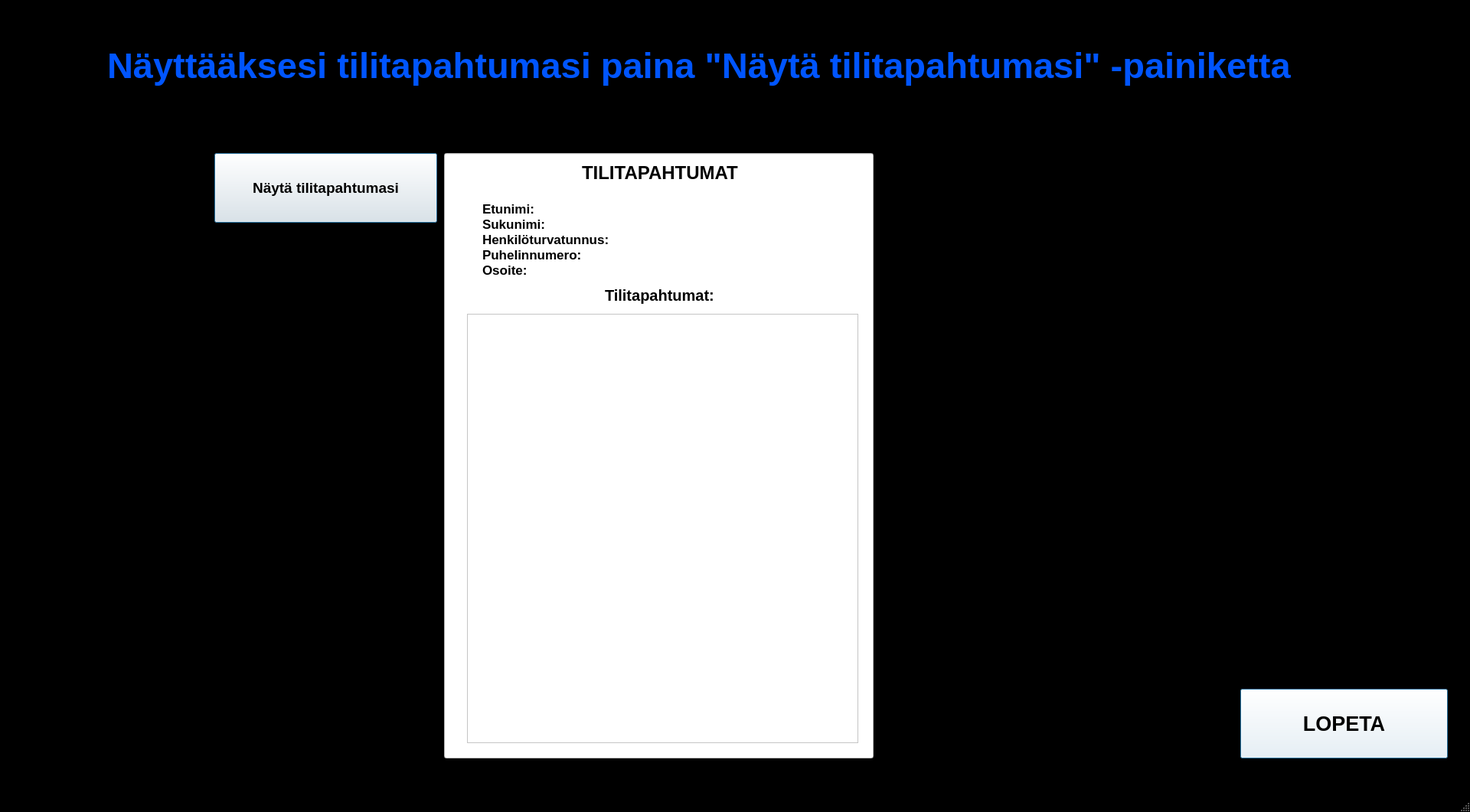
<?xml version="1.0" encoding="UTF-8"?>
<ui version="4.0">
 <class>tilitapahtumat</class>
 <widget class="QMainWindow" name="tilitapahtumat">
  <property name="geometry">
   <rect>
    <x>0</x>
    <y>0</y>
    <width>1920</width>
    <height>1061</height>
   </rect>
  </property>
  <property name="palette">
   <palette>
    <active>
     <colorrole role="Base">
      <brush brushstyle="SolidPattern">
       <color alpha="255">
        <red>255</red>
        <green>255</green>
        <blue>255</blue>
       </color>
      </brush>
     </colorrole>
     <colorrole role="Window">
      <brush brushstyle="SolidPattern">
       <color alpha="255">
        <red>0</red>
        <green>0</green>
        <blue>0</blue>
       </color>
      </brush>
     </colorrole>
    </active>
    <inactive>
     <colorrole role="Base">
      <brush brushstyle="SolidPattern">
       <color alpha="255">
        <red>255</red>
        <green>255</green>
        <blue>255</blue>
       </color>
      </brush>
     </colorrole>
     <colorrole role="Window">
      <brush brushstyle="SolidPattern">
       <color alpha="255">
        <red>0</red>
        <green>0</green>
        <blue>0</blue>
       </color>
      </brush>
     </colorrole>
    </inactive>
    <disabled>
     <colorrole role="Base">
      <brush brushstyle="SolidPattern">
       <color alpha="255">
        <red>0</red>
        <green>0</green>
        <blue>0</blue>
       </color>
      </brush>
     </colorrole>
     <colorrole role="Window">
      <brush brushstyle="SolidPattern">
       <color alpha="255">
        <red>0</red>
        <green>0</green>
        <blue>0</blue>
       </color>
      </brush>
     </colorrole>
    </disabled>
   </palette>
  </property>
  <property name="windowTitle">
   <string>MainWindow</string>
  </property>
  <widget class="QWidget" name="centralwidget">
   <widget class="QLabel" name="label_6">
    <property name="geometry">
     <rect>
      <x>630</x>
      <y>340</y>
      <width>200</width>
      <height>25</height>
     </rect>
    </property>
    <property name="font">
     <font>
      <pointsize>13</pointsize>
      <weight>75</weight>
      <bold>true</bold>
     </font>
    </property>
    <property name="styleSheet">
     <string notr="true">color: rgb(0, 0, 0);
background-color: rgb(255, 255, 255);</string>
    </property>
    <property name="text">
     <string>Osoite:</string>
    </property>
   </widget>
   <widget class="QLabel" name="lblhetu">
    <property name="geometry">
     <rect>
      <x>830</x>
      <y>300</y>
      <width>200</width>
      <height>25</height>
     </rect>
    </property>
    <property name="font">
     <font>
      <pointsize>13</pointsize>
      <weight>75</weight>
      <bold>true</bold>
     </font>
    </property>
    <property name="styleSheet">
     <string notr="true">background-color: rgb(255, 255, 255);
color: rgb(0, 0, 0);</string>
    </property>
    <property name="text">
     <string/>
    </property>
   </widget>
   <widget class="QPushButton" name="lopetanappi">
    <property name="geometry">
     <rect>
      <x>1620</x>
      <y>900</y>
      <width>271</width>
      <height>91</height>
     </rect>
    </property>
    <property name="font">
     <font>
      <pointsize>20</pointsize>
      <weight>75</weight>
      <bold>true</bold>
     </font>
    </property>
    <property name="cursor">
     <cursorShape>PointingHandCursor</cursorShape>
    </property>
    <property name="styleSheet">
     <string notr="true">background-color: rgb(255, 255, 255);
color: rgb(0, 0, 0);</string>
    </property>
    <property name="text">
     <string>LOPETA</string>
    </property>
    <property name="default">
     <bool>true</bool>
    </property>
   </widget>
   <widget class="QLabel" name="label_3">
    <property name="geometry">
     <rect>
      <x>630</x>
      <y>280</y>
      <width>200</width>
      <height>25</height>
     </rect>
    </property>
    <property name="font">
     <font>
      <pointsize>13</pointsize>
      <weight>75</weight>
      <bold>true</bold>
     </font>
    </property>
    <property name="styleSheet">
     <string notr="true">background-color: rgb(255, 255, 255);
color: rgb(0, 0, 0);</string>
    </property>
    <property name="text">
     <string>Sukunimi:</string>
    </property>
   </widget>
   <widget class="QLineEdit" name="naytto">
    <property name="geometry">
     <rect>
      <x>580</x>
      <y>200</y>
      <width>561</width>
      <height>791</height>
     </rect>
    </property>
    <property name="styleSheet">
     <string notr="true">background-color: rgb(255, 255, 255);</string>
    </property>
   </widget>
   <widget class="QTableWidget" name="taulukko">
    <property name="geometry">
     <rect>
      <x>610</x>
      <y>410</y>
      <width>511</width>
      <height>561</height>
     </rect>
    </property>
    <property name="font">
     <font>
      <pointsize>13</pointsize>
      <weight>75</weight>
      <bold>true</bold>
     </font>
    </property>
    <property name="styleSheet">
     <string notr="true">color: rgb(0, 0, 0);
background-color: rgb(255, 255, 255);</string>
    </property>
   </widget>
   <widget class="QLabel" name="label_5">
    <property name="geometry">
     <rect>
      <x>630</x>
      <y>320</y>
      <width>200</width>
      <height>25</height>
     </rect>
    </property>
    <property name="font">
     <font>
      <pointsize>13</pointsize>
      <weight>75</weight>
      <bold>true</bold>
     </font>
    </property>
    <property name="styleSheet">
     <string notr="true">background-color: rgb(255, 255, 255);
color: rgb(0, 0, 0);</string>
    </property>
    <property name="text">
     <string>Puhelinnumero:</string>
    </property>
   </widget>
   <widget class="QLabel" name="label_2">
    <property name="geometry">
     <rect>
      <x>630</x>
      <y>260</y>
      <width>200</width>
      <height>25</height>
     </rect>
    </property>
    <property name="font">
     <font>
      <pointsize>13</pointsize>
      <weight>75</weight>
      <bold>true</bold>
     </font>
    </property>
    <property name="styleSheet">
     <string notr="true">color: rgb(0, 0, 0);
background-color: rgb(255, 255, 255);</string>
    </property>
    <property name="text">
     <string>Etunimi:</string>
    </property>
   </widget>
   <widget class="QLabel" name="label">
    <property name="geometry">
     <rect>
      <x>760</x>
      <y>210</y>
      <width>221</width>
      <height>31</height>
     </rect>
    </property>
    <property name="font">
     <font>
      <pointsize>18</pointsize>
      <weight>75</weight>
      <bold>true</bold>
     </font>
    </property>
    <property name="layoutDirection">
     <enum>Qt::LeftToRight</enum>
    </property>
    <property name="styleSheet">
     <string notr="true">background-color: rgb(255, 255, 255);
color: rgb(0, 0, 0);</string>
    </property>
    <property name="text">
     <string>TILITAPAHTUMAT</string>
    </property>
   </widget>
   <widget class="QLabel" name="label_12">
    <property name="geometry">
     <rect>
      <x>790</x>
      <y>370</y>
      <width>201</width>
      <height>31</height>
     </rect>
    </property>
    <property name="font">
     <font>
      <pointsize>15</pointsize>
      <weight>75</weight>
      <bold>true</bold>
     </font>
    </property>
    <property name="styleSheet">
     <string notr="true">color: rgb(0, 0, 0);
background-color: rgb(255, 255, 255);</string>
    </property>
    <property name="text">
     <string>Tilitapahtumat:</string>
    </property>
   </widget>
   <widget class="QLabel" name="lblosoite">
    <property name="geometry">
     <rect>
      <x>830</x>
      <y>340</y>
      <width>200</width>
      <height>25</height>
     </rect>
    </property>
    <property name="font">
     <font>
      <pointsize>13</pointsize>
      <weight>75</weight>
      <bold>true</bold>
     </font>
    </property>
    <property name="styleSheet">
     <string notr="true">color: rgb(0, 0, 0);
background-color: rgb(255, 255, 255);</string>
    </property>
    <property name="text">
     <string/>
    </property>
   </widget>
   <widget class="QLabel" name="lblpuhelin">
    <property name="geometry">
     <rect>
      <x>830</x>
      <y>320</y>
      <width>200</width>
      <height>25</height>
     </rect>
    </property>
    <property name="font">
     <font>
      <pointsize>13</pointsize>
      <weight>75</weight>
      <bold>true</bold>
     </font>
    </property>
    <property name="styleSheet">
     <string notr="true">color: rgb(0, 0, 0);
background-color: rgb(255, 255, 255);</string>
    </property>
    <property name="text">
     <string/>
    </property>
   </widget>
   <widget class="QLabel" name="lblsukunimi">
    <property name="geometry">
     <rect>
      <x>830</x>
      <y>280</y>
      <width>200</width>
      <height>25</height>
     </rect>
    </property>
    <property name="font">
     <font>
      <pointsize>13</pointsize>
      <weight>75</weight>
      <bold>true</bold>
     </font>
    </property>
    <property name="styleSheet">
     <string notr="true">background-color: rgb(255, 255, 255);
color: rgb(0, 0, 0);</string>
    </property>
    <property name="text">
     <string/>
    </property>
   </widget>
   <widget class="QLabel" name="lbletunimi">
    <property name="geometry">
     <rect>
      <x>830</x>
      <y>260</y>
      <width>200</width>
      <height>25</height>
     </rect>
    </property>
    <property name="font">
     <font>
      <pointsize>13</pointsize>
      <weight>75</weight>
      <bold>true</bold>
     </font>
    </property>
    <property name="styleSheet">
     <string notr="true">color: rgb(0, 0, 0);
background-color: rgb(255, 255, 255);</string>
    </property>
    <property name="text">
     <string/>
    </property>
   </widget>
   <widget class="QLabel" name="label_4">
    <property name="geometry">
     <rect>
      <x>630</x>
      <y>300</y>
      <width>200</width>
      <height>25</height>
     </rect>
    </property>
    <property name="font">
     <font>
      <pointsize>13</pointsize>
      <weight>75</weight>
      <bold>true</bold>
     </font>
    </property>
    <property name="styleSheet">
     <string notr="true">background-color: rgb(255, 255, 255);
color: rgb(0, 0, 0);</string>
    </property>
    <property name="text">
     <string>Henkilöturvatunnus:</string>
    </property>
   </widget>
   <widget class="QPushButton" name="naytatapahtumat">
    <property name="geometry">
     <rect>
      <x>280</x>
      <y>200</y>
      <width>291</width>
      <height>91</height>
     </rect>
    </property>
    <property name="font">
     <font>
      <pointsize>14</pointsize>
      <weight>75</weight>
      <bold>true</bold>
     </font>
    </property>
    <property name="text">
     <string>Näytä tilitapahtumasi</string>
    </property>
    <property name="default">
     <bool>true</bool>
    </property>
   </widget>
   <widget class="QLabel" name="otsikko1">
    <property name="geometry">
     <rect>
      <x>140</x>
      <y>40</y>
      <width>1731</width>
      <height>91</height>
     </rect>
    </property>
    <property name="palette">
     <palette>
      <active>
       <colorrole role="WindowText">
        <brush brushstyle="SolidPattern">
         <color alpha="255">
          <red>0</red>
          <green>85</green>
          <blue>255</blue>
         </color>
        </brush>
       </colorrole>
       <colorrole role="Button">
        <brush brushstyle="SolidPattern">
         <color alpha="255">
          <red>0</red>
          <green>85</green>
          <blue>255</blue>
         </color>
        </brush>
       </colorrole>
       <colorrole role="Light">
        <brush brushstyle="SolidPattern">
         <color alpha="255">
          <red>127</red>
          <green>170</green>
          <blue>255</blue>
         </color>
        </brush>
       </colorrole>
       <colorrole role="Midlight">
        <brush brushstyle="SolidPattern">
         <color alpha="255">
          <red>63</red>
          <green>127</green>
          <blue>255</blue>
         </color>
        </brush>
       </colorrole>
       <colorrole role="Dark">
        <brush brushstyle="SolidPattern">
         <color alpha="255">
          <red>0</red>
          <green>42</green>
          <blue>127</blue>
         </color>
        </brush>
       </colorrole>
       <colorrole role="Mid">
        <brush brushstyle="SolidPattern">
         <color alpha="255">
          <red>0</red>
          <green>56</green>
          <blue>170</blue>
         </color>
        </brush>
       </colorrole>
       <colorrole role="Text">
        <brush brushstyle="SolidPattern">
         <color alpha="255">
          <red>0</red>
          <green>0</green>
          <blue>0</blue>
         </color>
        </brush>
       </colorrole>
       <colorrole role="BrightText">
        <brush brushstyle="SolidPattern">
         <color alpha="255">
          <red>255</red>
          <green>255</green>
          <blue>255</blue>
         </color>
        </brush>
       </colorrole>
       <colorrole role="ButtonText">
        <brush brushstyle="SolidPattern">
         <color alpha="255">
          <red>0</red>
          <green>0</green>
          <blue>0</blue>
         </color>
        </brush>
       </colorrole>
       <colorrole role="Base">
        <brush brushstyle="SolidPattern">
         <color alpha="255">
          <red>255</red>
          <green>255</green>
          <blue>255</blue>
         </color>
        </brush>
       </colorrole>
       <colorrole role="Window">
        <brush brushstyle="SolidPattern">
         <color alpha="255">
          <red>0</red>
          <green>85</green>
          <blue>255</blue>
         </color>
        </brush>
       </colorrole>
       <colorrole role="Shadow">
        <brush brushstyle="SolidPattern">
         <color alpha="255">
          <red>0</red>
          <green>0</green>
          <blue>0</blue>
         </color>
        </brush>
       </colorrole>
       <colorrole role="AlternateBase">
        <brush brushstyle="SolidPattern">
         <color alpha="255">
          <red>127</red>
          <green>170</green>
          <blue>255</blue>
         </color>
        </brush>
       </colorrole>
       <colorrole role="NoRole">
        <brush brushstyle="SolidPattern">
         <color alpha="255">
          <red>255</red>
          <green>255</green>
          <blue>255</blue>
         </color>
        </brush>
       </colorrole>
       <colorrole role="ToolTipBase">
        <brush brushstyle="SolidPattern">
         <color alpha="255">
          <red>255</red>
          <green>255</green>
          <blue>220</blue>
         </color>
        </brush>
       </colorrole>
       <colorrole role="ToolTipText">
        <brush brushstyle="SolidPattern">
         <color alpha="255">
          <red>0</red>
          <green>0</green>
          <blue>0</blue>
         </color>
        </brush>
       </colorrole>
      </active>
      <inactive>
       <colorrole role="WindowText">
        <brush brushstyle="SolidPattern">
         <color alpha="255">
          <red>0</red>
          <green>85</green>
          <blue>255</blue>
         </color>
        </brush>
       </colorrole>
       <colorrole role="Button">
        <brush brushstyle="SolidPattern">
         <color alpha="255">
          <red>0</red>
          <green>85</green>
          <blue>255</blue>
         </color>
        </brush>
       </colorrole>
       <colorrole role="Light">
        <brush brushstyle="SolidPattern">
         <color alpha="255">
          <red>127</red>
          <green>170</green>
          <blue>255</blue>
         </color>
        </brush>
       </colorrole>
       <colorrole role="Midlight">
        <brush brushstyle="SolidPattern">
         <color alpha="255">
          <red>63</red>
          <green>127</green>
          <blue>255</blue>
         </color>
        </brush>
       </colorrole>
       <colorrole role="Dark">
        <brush brushstyle="SolidPattern">
         <color alpha="255">
          <red>0</red>
          <green>42</green>
          <blue>127</blue>
         </color>
        </brush>
       </colorrole>
       <colorrole role="Mid">
        <brush brushstyle="SolidPattern">
         <color alpha="255">
          <red>0</red>
          <green>56</green>
          <blue>170</blue>
         </color>
        </brush>
       </colorrole>
       <colorrole role="Text">
        <brush brushstyle="SolidPattern">
         <color alpha="255">
          <red>0</red>
          <green>0</green>
          <blue>0</blue>
         </color>
        </brush>
       </colorrole>
       <colorrole role="BrightText">
        <brush brushstyle="SolidPattern">
         <color alpha="255">
          <red>255</red>
          <green>255</green>
          <blue>255</blue>
         </color>
        </brush>
       </colorrole>
       <colorrole role="ButtonText">
        <brush brushstyle="SolidPattern">
         <color alpha="255">
          <red>0</red>
          <green>0</green>
          <blue>0</blue>
         </color>
        </brush>
       </colorrole>
       <colorrole role="Base">
        <brush brushstyle="SolidPattern">
         <color alpha="255">
          <red>255</red>
          <green>255</green>
          <blue>255</blue>
         </color>
        </brush>
       </colorrole>
       <colorrole role="Window">
        <brush brushstyle="SolidPattern">
         <color alpha="255">
          <red>0</red>
          <green>85</green>
          <blue>255</blue>
         </color>
        </brush>
       </colorrole>
       <colorrole role="Shadow">
        <brush brushstyle="SolidPattern">
         <color alpha="255">
          <red>0</red>
          <green>0</green>
          <blue>0</blue>
         </color>
        </brush>
       </colorrole>
       <colorrole role="AlternateBase">
        <brush brushstyle="SolidPattern">
         <color alpha="255">
          <red>127</red>
          <green>170</green>
          <blue>255</blue>
         </color>
        </brush>
       </colorrole>
       <colorrole role="NoRole">
        <brush brushstyle="SolidPattern">
         <color alpha="255">
          <red>255</red>
          <green>255</green>
          <blue>255</blue>
         </color>
        </brush>
       </colorrole>
       <colorrole role="ToolTipBase">
        <brush brushstyle="SolidPattern">
         <color alpha="255">
          <red>255</red>
          <green>255</green>
          <blue>220</blue>
         </color>
        </brush>
       </colorrole>
       <colorrole role="ToolTipText">
        <brush brushstyle="SolidPattern">
         <color alpha="255">
          <red>0</red>
          <green>0</green>
          <blue>0</blue>
         </color>
        </brush>
       </colorrole>
      </inactive>
      <disabled>
       <colorrole role="WindowText">
        <brush brushstyle="SolidPattern">
         <color alpha="255">
          <red>0</red>
          <green>42</green>
          <blue>127</blue>
         </color>
        </brush>
       </colorrole>
       <colorrole role="Button">
        <brush brushstyle="SolidPattern">
         <color alpha="255">
          <red>0</red>
          <green>85</green>
          <blue>255</blue>
         </color>
        </brush>
       </colorrole>
       <colorrole role="Light">
        <brush brushstyle="SolidPattern">
         <color alpha="255">
          <red>127</red>
          <green>170</green>
          <blue>255</blue>
         </color>
        </brush>
       </colorrole>
       <colorrole role="Midlight">
        <brush brushstyle="SolidPattern">
         <color alpha="255">
          <red>63</red>
          <green>127</green>
          <blue>255</blue>
         </color>
        </brush>
       </colorrole>
       <colorrole role="Dark">
        <brush brushstyle="SolidPattern">
         <color alpha="255">
          <red>0</red>
          <green>42</green>
          <blue>127</blue>
         </color>
        </brush>
       </colorrole>
       <colorrole role="Mid">
        <brush brushstyle="SolidPattern">
         <color alpha="255">
          <red>0</red>
          <green>56</green>
          <blue>170</blue>
         </color>
        </brush>
       </colorrole>
       <colorrole role="Text">
        <brush brushstyle="SolidPattern">
         <color alpha="255">
          <red>0</red>
          <green>42</green>
          <blue>127</blue>
         </color>
        </brush>
       </colorrole>
       <colorrole role="BrightText">
        <brush brushstyle="SolidPattern">
         <color alpha="255">
          <red>255</red>
          <green>255</green>
          <blue>255</blue>
         </color>
        </brush>
       </colorrole>
       <colorrole role="ButtonText">
        <brush brushstyle="SolidPattern">
         <color alpha="255">
          <red>0</red>
          <green>42</green>
          <blue>127</blue>
         </color>
        </brush>
       </colorrole>
       <colorrole role="Base">
        <brush brushstyle="SolidPattern">
         <color alpha="255">
          <red>0</red>
          <green>85</green>
          <blue>255</blue>
         </color>
        </brush>
       </colorrole>
       <colorrole role="Window">
        <brush brushstyle="SolidPattern">
         <color alpha="255">
          <red>0</red>
          <green>85</green>
          <blue>255</blue>
         </color>
        </brush>
       </colorrole>
       <colorrole role="Shadow">
        <brush brushstyle="SolidPattern">
         <color alpha="255">
          <red>0</red>
          <green>0</green>
          <blue>0</blue>
         </color>
        </brush>
       </colorrole>
       <colorrole role="AlternateBase">
        <brush brushstyle="SolidPattern">
         <color alpha="255">
          <red>0</red>
          <green>85</green>
          <blue>255</blue>
         </color>
        </brush>
       </colorrole>
       <colorrole role="NoRole">
        <brush brushstyle="SolidPattern">
         <color alpha="255">
          <red>255</red>
          <green>255</green>
          <blue>255</blue>
         </color>
        </brush>
       </colorrole>
       <colorrole role="ToolTipBase">
        <brush brushstyle="SolidPattern">
         <color alpha="255">
          <red>255</red>
          <green>255</green>
          <blue>220</blue>
         </color>
        </brush>
       </colorrole>
       <colorrole role="ToolTipText">
        <brush brushstyle="SolidPattern">
         <color alpha="255">
          <red>0</red>
          <green>0</green>
          <blue>0</blue>
         </color>
        </brush>
       </colorrole>
      </disabled>
     </palette>
    </property>
    <property name="font">
     <font>
      <pointsize>35</pointsize>
      <weight>75</weight>
      <bold>true</bold>
     </font>
    </property>
    <property name="text">
     <string>Näyttääksesi tilitapahtumasi paina &quot;Näytä tilitapahtumasi&quot; -painiketta</string>
    </property>
   </widget>
   <zorder>naytto</zorder>
   <zorder>label_6</zorder>
   <zorder>lblhetu</zorder>
   <zorder>lopetanappi</zorder>
   <zorder>label_3</zorder>
   <zorder>taulukko</zorder>
   <zorder>label_5</zorder>
   <zorder>label_2</zorder>
   <zorder>label</zorder>
   <zorder>label_12</zorder>
   <zorder>lblosoite</zorder>
   <zorder>lblpuhelin</zorder>
   <zorder>lblsukunimi</zorder>
   <zorder>lbletunimi</zorder>
   <zorder>label_4</zorder>
   <zorder>naytatapahtumat</zorder>
   <zorder>otsikko1</zorder>
  </widget>
  <widget class="QMenuBar" name="menubar">
   <property name="geometry">
    <rect>
     <x>0</x>
     <y>0</y>
     <width>1920</width>
     <height>21</height>
    </rect>
   </property>
  </widget>
  <widget class="QStatusBar" name="statusbar"/>
 </widget>
 <resources/>
 <connections/>
</ui>
